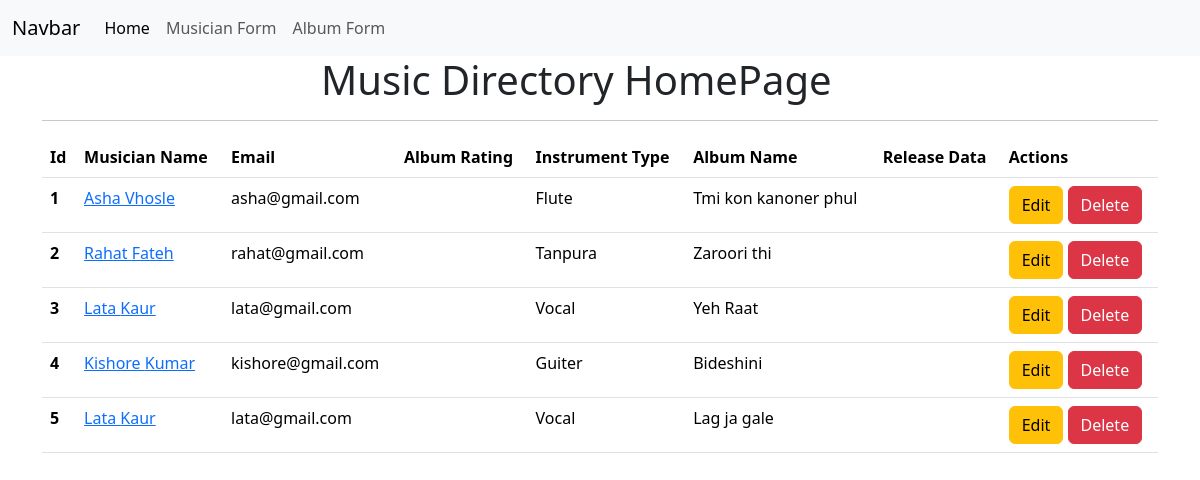
The page / on the database its author committed.
### album/models.py (models this page shows, shortened)
class Album(models.Model):
    album_name=models.CharField(max_length=50)
    musician=models.ForeignKey(Musician,on_delete=models.CASCADE)
    release_date=models.DateField(auto_now_add=True)
    rating=models.CharField(max_length=2, choices=rating)

### musician/models.py (models this page shows, shortened)
class Musician(models.Model):
    first_name = models.CharField(max_length=50)
    last_name = models.CharField(max_length=50)
    email=models.EmailField()
    phone=models.CharField(max_length=12)
    instrumentation = models.CharField(max_length=100)

### Musician_directory/views.py (the view)
# urls.py: 2. Add a URL to urlpatterns:  path('', views.home, name='home')
def home(request):
    data=Album.objects.all()
    return render(request,'home.html',{'data':data})

### templates/home.html
{%extends 'base.html'%}
{%block content%}
<div class="container">
	<h1 style="width:50%; margin:auto">Music Directory HomePage</h1>
	<hr>
	<table class="table">
		<thead>
			<tr>
				<th scope="col">Id</th>
				<th scope="col">Musician Name</th>
				<th scope="col">Email</th>
				<th scope="col">Album Rating</th>
				<th scope="col">Instrument Type</th>
				<th scope="col">Album Name</th>
				<th scope="col">Release Data</th>
				<th scope="col">Actions</th>
			</tr>
		</thead>
		<tbody>
			{% for dat in data %}
			<tr>
				<th scope="row">{{dat.id}}</th>
				<td><a href="{% url 'edit_musician' dat.musician.id %}" >{{dat.musician.first_name}} {{dat.musician.last_name}}</a></td>
				<td>{{dat.musician.email}}</td>
				<td>{{dat.ratings}}</td>
				<td>{{dat.musician.instrumentation}}</td>
				<td>{{dat.album_name}}</td>
				<td>{{dat.realase_date}}</td>
				<td><a href="{% url 'edit_album' dat.id %}" class="btn btn-warning">Edit</a> <a href="{% url 'delete_album' dat.id %}" class="btn btn-danger">Delete</a></td>
			</tr>
		{%endfor%}
		</tbody>
	</table>
</div>
{%endblock%}

### templates/base.html (shortened to what this page needs)
<!doctype html>
<html lang="en">
  <head>
    <link href="https://cdn.jsdelivr.net/npm/bootstrap@5.3.3/dist/css/bootstrap.min.css" rel="stylesheet">
  </head>
  <body>
    <nav class="navbar navbar-expand-lg bg-body-tertiary">
			<div class="container-fluid">
				<a class="navbar-brand" href="#">Navbar</a>
				<div class="collapse navbar-collapse" id="navbarNav">
					<ul class="navbar-nav">
						<li class="nav-item">
							<a class="nav-link active" aria-current="page" href="{%url 'home' %}">Home</a>
						</li>
						<li class="nav-item">
							<a class="nav-link" href="{%url 'add_musician'%}">Musician Form</a>
						</li>
						<li class="nav-item">
							<a class="nav-link" href="{%url 'add_album' %}">Album Form</a>
						</li>
					</ul>
				</div>
			</div>
		</nav>
		{%block content%}
		{%endblock%}
  </body>
</html>

### rows shown on the page
Album: id "1", musician.first_name "Asha", musician.last_name "Vhosle", musician.email "asha@gmail.com", musician.instrumentation "Flute", album_name "Tmi kon kanoner phul"
Album: id "2", musician.first_name "Rahat", musician.last_name "Fateh", musician.email "rahat@gmail.com", musician.instrumentation "Tanpura", album_name "Zaroori thi"
Album: id "3", musician.first_name "Lata", musician.last_name "Kaur", musician.email "lata@gmail.com", musician.instrumentation "Vocal", album_name "Yeh Raat"
Album: id "4", musician.first_name "Kishore", musician.last_name "Kumar", musician.email "kishore@gmail.com", musician.instrumentation "Guiter", album_name "Bideshini"
Album: id "5", musician.first_name "Lata", musician.last_name "Kaur", musician.email "lata@gmail.com", musician.instrumentation "Vocal", album_name "Lag ja gale"
